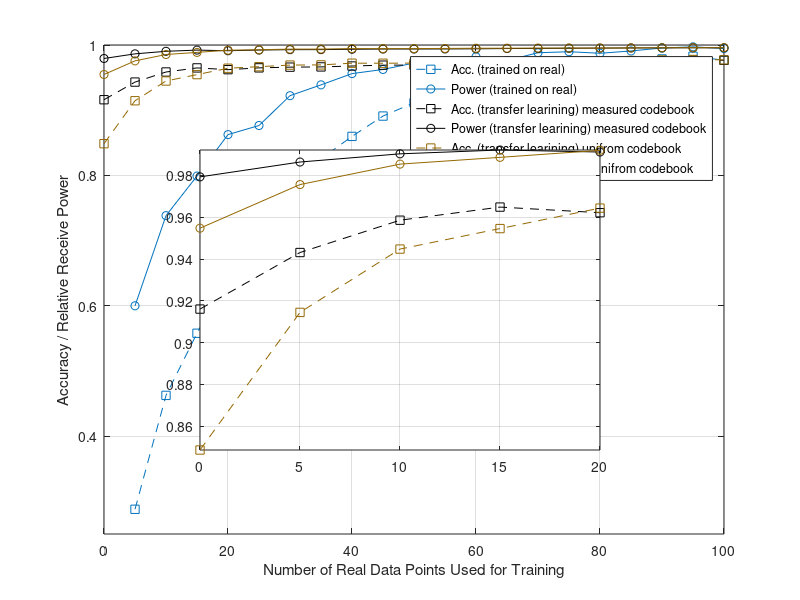

This chart was generated by the following MATLAB code:
load('all_acc_train_on_real_compare_to_transfer2.mat');
load('all_pwr_train_on_real_compare_to_transfer2.mat');
load('all_acc_train_on_transfer_final_batch8.mat');
load('all_pwr_train_on_transfer_final_batch8.mat');
load('all_acc_train_on_transfer_final_batch8_beamsteer2.mat');
load('all_pwr_train_on_transfer_final_batch8_beamsteer2.mat');

all_acc_train_on_real4_compare_to_transfer = squeeze(mean(all_acc_train_on_real_compare_to_transfer2, 2));
all_pwr_train_on_real4_compare_to_transfer = squeeze(mean(all_pwr_train_on_real_compare_to_transfer2, 2));
all_acc_train_on_transfer_final = squeeze(mean(all_acc_train_on_transfer_final_batch8, 2));
all_pwr_train_on_transfer_final = squeeze(mean(all_pwr_train_on_transfer_final_batch8, 2));
all_acc_train_on_transfer_final_beamsteer = squeeze(mean(all_acc_train_on_transfer_final_batch8_beamsteer2, 2));
all_pwr_train_on_transfer_final_beamsteer = squeeze(mean(all_pwr_train_on_transfer_final_batch8_beamsteer2, 2));


num_data = 0:5:100;

plot(5:5:100, all_acc_train_on_real4_compare_to_transfer(2, :), '--s', "Color", "#0072BD");
hold on
plot(5:5:100, all_pwr_train_on_real4_compare_to_transfer(2, :), '-o', "Color", "#0072BD");
hold on
plot(0:5:100, all_acc_train_on_transfer_final(2, :), '--s', "Color", "#000000");
hold on
plot(0:5:100, all_pwr_train_on_transfer_final(2, :), '-o', "Color", "#000000");
grid on
plot(0:5:100, all_acc_train_on_transfer_final_beamsteer(2, :), '--s', "Color", "#946801");
hold on
plot(0:5:100, all_pwr_train_on_transfer_final_beamsteer(2, :), '-o', "Color", "#946801");
grid on

xlabel('Number of Real Data Points Used for Training');
ylabel('Accuracy / Relative Receive Power');

ylim([0.25, 1]);
% legend( 'Acc. (transfer learining)', 'Power (transfer learining)');
legend('Acc. (trained on real)', 'Power (trained on real)', ...
    'Acc. (transfer learining) measured codebook', 'Power (transfer learining) measured codebook', ...
    'Acc. (transfer learining) unifrom codebook', 'Power (transfer learining) unifrom codebook');


axes('position', [0.25 0.25 0.5 0.5]);
box on
idx = (0:5:100) < 21;
plot(0:5:20, all_acc_train_on_transfer_final(2, 1:5), '--s', "Color", "#000000");
hold on
plot(0:5:20, all_pwr_train_on_transfer_final(2, 1:5), '-o', "Color", "#000000");
grid on
plot(0:5:20, all_acc_train_on_transfer_final_beamsteer(2, 1:5), '--s', "Color", "#946801");
hold on
plot(0:5:20, all_pwr_train_on_transfer_final_beamsteer(2, 1:5), '-o', "Color", "#946801");
grid on
axis tight

